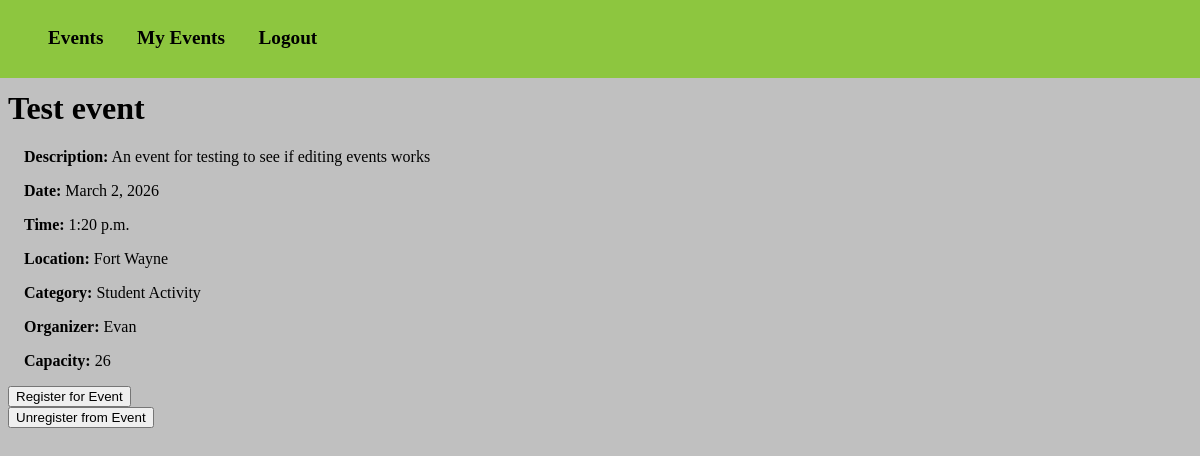
Before: /details/1/ (signed in) with the older database file.
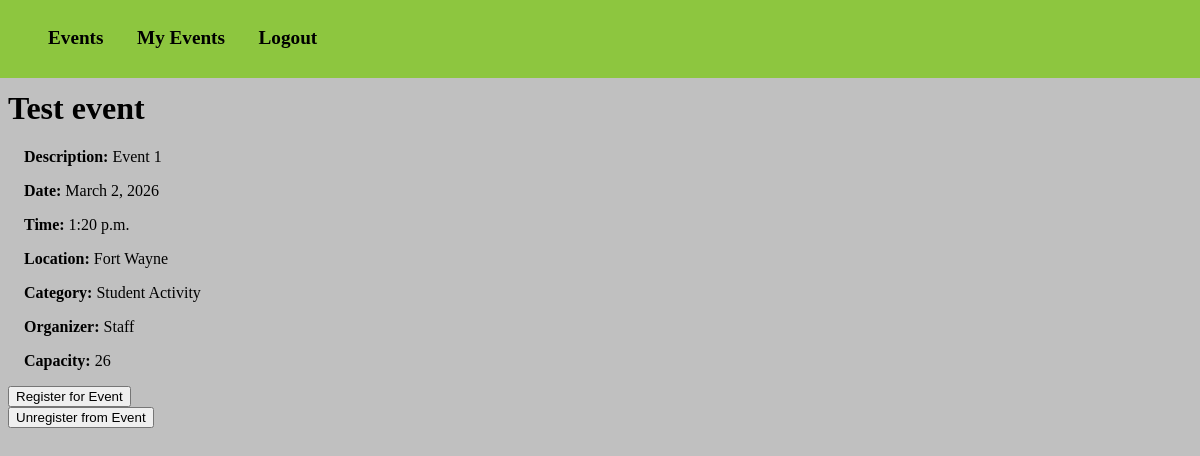
After: the same page with the newer database file.
### eventmanagment/models.py (models this page shows, shortened)
class Event(models.Model):
    CATEGORY_CHOICES = [
        ('meeting', 'Meeting'),
        ('workshop', 'Workshop'),
        ('activity', 'Student Activity'),
        ('conference', 'Conference'),
        ('', 'Seminar'),
        ('other', 'Other'),
    ]
    STATUS_CHOICES = [
        ('pending', 'Pending'),
        ('approved', 'Approved'),
        ('rejected', 'Rejected'),
        ('cancelled', 'Cancelled'),
    ]
    title = models.CharField(max_length=255)
    description = models.TextField()
    date = models.DateField()
    time = models.TimeField()
    location = models.CharField(max_length=255)
    category = models.CharField(max_length=20, choices=CATEGORY_CHOICES)
    organizer = models.CharField(max_length=255)
    capacity = models.IntegerField()
    status = models.CharField(max_length=10, choices=STATUS_CHOICES, default='pending')
    created_at = models.DateTimeField(auto_now_add=True)
    updated_at = models.DateTimeField(auto_now=True)

### eventmanagment/views.py (the view)
# urls.py: path('details/<int:id>/', views.details, name='details'),
def details(request, id):
    if 'user_id' not in request.session:
        return redirect('login')
    event = Event.objects.get(id=id)
    template = loader.get_template('details.html')
    user = User.objects.get(id=request.session.get('user_id'))
    context = {
        'event': event,
        'role': user.role,
    }
    return HttpResponse(template.render(context, request))

### eventmanagment/templates/details.html (shortened to what this page needs)
{% extends "master.html" %}
{% block content %}
  <h1>{{ event.title }}</h1>
  <p><strong>Description:</strong> {{ event.description }}</p>
  <p><strong>Date:</strong> {{ event.date }}</p>
  <p><strong>Time:</strong> {{ event.time }}</p>
  <p><strong>Location:</strong> {{ event.location }}</p>
  <p><strong>Category:</strong> {% if event.category == "meeting" %}
            Meeting <br>
          {% elif event.category == "workshop" %}
            Workshop <br>
          {% elif event.category == "activity" %}
            Student Activity <br>
          {% elif event.category == "conference" %}
            Conference <br>
          {% elif event.category == "seminar" %}
            Seminar <br>
          {% elif event.category == "other" %}
            Other <br>
          {% endif %}</p>
  <p><strong>Organizer:</strong> {{ event.organizer }}</p>
  <p><strong>Capacity:</strong> {{ event.capacity }}</p>
  {% if 'user_id' in request.session %}
    <form method="post" action="{% url 'register_for_event' event_id=event.id %}" onsubmit="return confirm('Are you sure you want to register for this event?')">
      <button type="submit">Register for Event</button>
    </form>
    <form method="post" action="{% url 'cancel_registration' event_id=event.id %}" onsubmit="return confirm('Are you sure you want to unregister from this event?')">
      <button type="submit">Unregister from Event</button>
    </form>
  {% endif %}
{% endblock %}

Changed rows visible on the page:
changed Event "Test event": description "An event for testing to see if editing events works" → "Event 1"; organizer "Evan" → "Staff"
